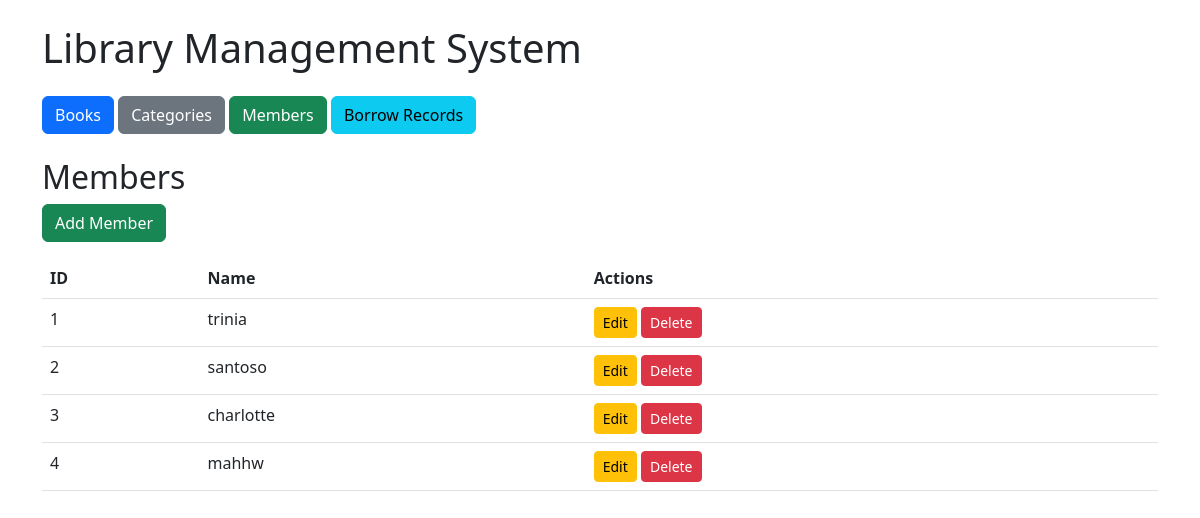
/members/, run on an earlier commit of the app's database.
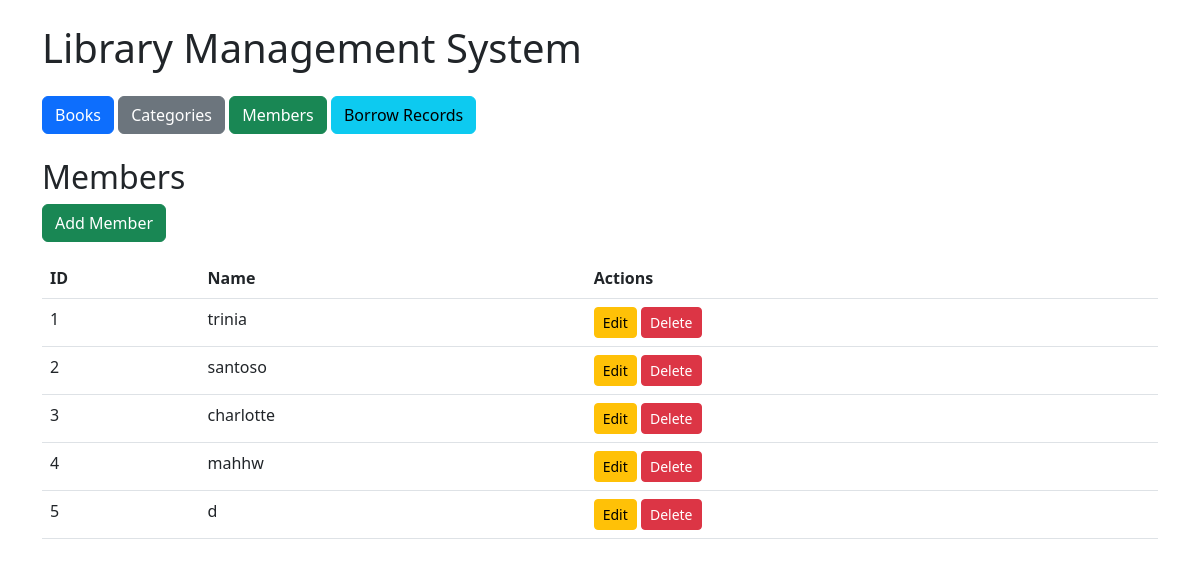
And on a later commit of the database.
### library/models.py (models this page shows, shortened)
class Member(models.Model):
    name = models.CharField(max_length=200)
    borrowed_books = models.ManyToManyField(Book, through='Borrow')

### library/views.py (the view)
# urls.py: path('members/', views.members_list, name='members_list'),
def members_list(request):
    members = Member.objects.all()
    return render(request, 'library/members_list.html', {'members': members})

### library/templates/library/members_list.html
{% extends 'library/base.html' %}
{% block content %}
<h2>Members</h2>
<a href="{% url 'members_create' %}" class="btn btn-success mb-3">Add Member</a>
<table class="table">
    <thead>
        <tr>
            <th>ID</th>
            <th>Name</th>
            <th>Actions</th>
        </tr>
    </thead>
    <tbody>
        {% for member in members %}
        <tr>
            <td>{{ member.id }}</td>
            <td>{{ member.name }}</td>
            <td>
                <a href="{% url 'members_edit' member.id %}" class="btn btn-warning btn-sm">Edit</a>
                <a href="{% url 'members_delete' member.id %}" class="btn btn-danger btn-sm">Delete</a>
            </td>
        </tr>
        {% endfor %}
    </tbody>
</table>
{% endblock %}

What changed in the data, as far as the page shows it:
added Member: id "5", name "d"
